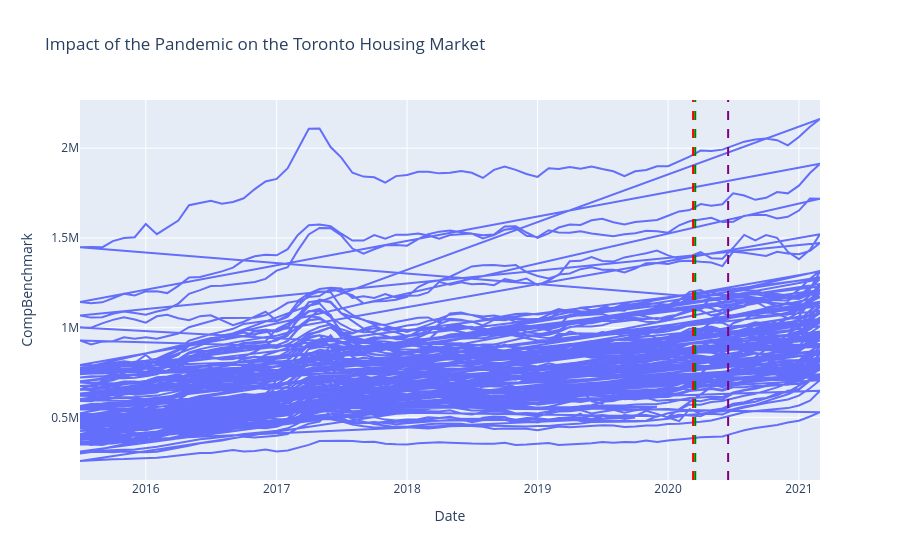

The cell this chart's notebook holds for it:
### Code cell
import pandas as pd
import plotly.graph_objects as go

# Read the housing data CSV file
data = pd.read_csv('mls.csv')

# Convert the 'Date' column to a datetime object
data['Date'] = pd.to_datetime(data['Date'])

# Create a time series plot using Plotly
fig = go.Figure()

fig.add_trace(go.Scatter(x=data['Date'], y=data['CompBenchmark'],
                         mode='lines',
                         name='CompBenchmark'))

# Add vertical lines for major pandemic-related events or policy changes
fig.add_shape(type='line',
              x0='2020-03-11', x1='2020-03-11',
              y0=0, y1=1,
              yref='paper',
              line=dict(color='red', dash='dash'),
              name='WHO declares pandemic')

fig.add_shape(type='line',
              x0='2020-03-17', x1='2020-03-17',
              y0=0, y1=1,
              yref='paper',
              line=dict(color='green', dash='dash'),
              name='Ontario declares emergency')

fig.add_shape(type='line',
              x0='2020-06-17', x1='2020-06-17',
              y0=0, y1=1,
              yref='paper',
              line=dict(color='purple', dash='dash'),
              name='Toronto enters Phase 2 reopening')
fig.update_layout(title='Impact of the Pandemic on the Toronto Housing Market',
                  xaxis_title='Date',
                  yaxis_title='CompBenchmark',
                 ) 
                  
fig.show()

### Figure 1 — Plotly figure (JSON) as saved in the notebook; plotly's stock layout.template omitted (floating-point values rounded to 4 significant figures; data arrays with more than 128 entries replaced by an {"elided": "..."} marker saying what was removed)
{"data": [{"mode": "lines", "name": "CompBenchmark", "type": "scatter", "x": {"elided": "5091 str values"}, "y": {"elided": "5091 int values"}}], "layout": {"shapes": [{"line": {"color": "red", "dash": "dash"}, "name": "WHO declares pandemic", "type": "line", "x0": "2020-03-11", "x1": "2020-03-11", "y0": 0, "y1": 1, "yref": "paper"}, {"line": {"color": "green", "dash": "dash"}, "name": "Ontario declares emergency", "type": "line", "x0": "2020-03-17", "x1": "2020-03-17", "y0": 0, "y1": 1, "yref": "paper"}, {"line": {"color": "purple", "dash": "dash"}, "name": "Toronto enters Phase 2 reopening", "type": "line", "x0": "2020-06-17", "x1": "2020-06-17", "y0": 0, "y1": 1, "yref": "paper"}], "title": {"text": "Impact of the Pandemic on the Toronto Housing Market"}, "xaxis": {"title": {"text": "Date"}}, "yaxis": {"title": {"text": "CompBenchmark"}}}}
